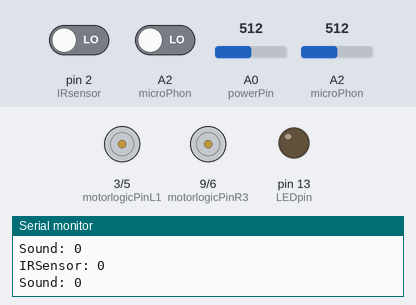
Simulated run of this sketch. Board: Arduino Uno, built with avr-gcc and run on an emulated ATmega328P. Shown: motor-driver pin pairs drawn as motors (green arrow = first pin HIGH = forward, orange = second pin HIGH = backward, longer = more drive), output pins drawn as LEDs (lit = HIGH), the last lines printed to the serial monitor. The test bench sets the inputs (shaded band); at power-on: A0 (powerPin) = 512, pin 2 (IRsensor) LOW, A2 (microPhon) LOW, A2 (microPhon) = 512.

Above: at 1.8 s.
1.9 s: A0 (powerPin) set to 995
3.4 s: A0 (powerPin) set to 1010
At 4.5 s:
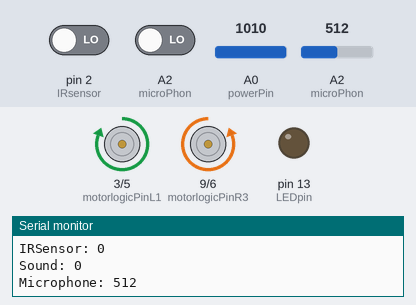
5.0 s: pin 2 (IRsensor) driven HIGH
At 6.5 s:
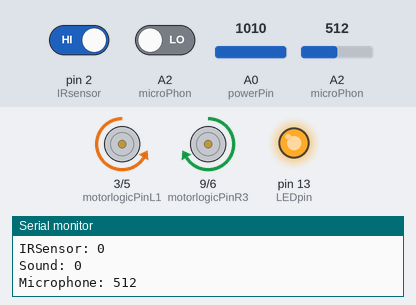
11.2 s: pin 2 (IRsensor) driven LOW
At 12.1 s:
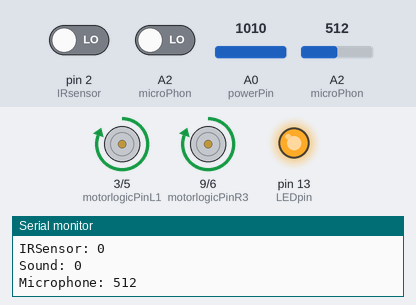
12.7 s: pin 2 (IRsensor) driven HIGH
At 15.67 s:
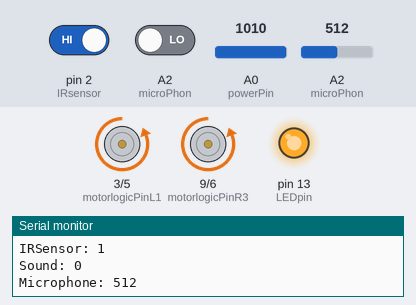
Timing chart, 0 to 15.9 s (numbered marks = the images above; inputs shaded):
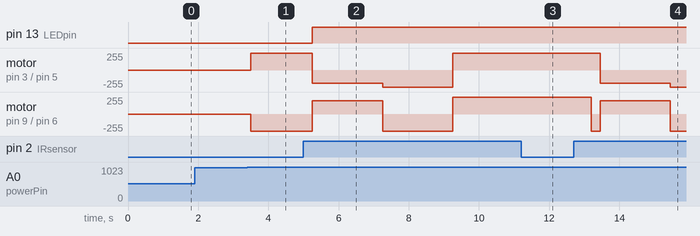

The sketch:

Arduino_WalkerBot_code.ino
```cpp
//Theo Jansen Mecha Walker BrainCode
//Author: Farhan Nur Shabab
//Date started: March 7th 2014

//--------------------------------------------------------------


// Define pin inputs and outputs

// Kill switch
int powerPin = A0;

//Microphone
int microPhon = A2;
int soundlb = 948;
int soundub = 954;
int soundTolerance = 6;

//LED
int LEDpin = 13;

// Motor logic pins for Left Motor
int motorlogicPinL1 = 3; //connect to L293 pin 1A
int motorlogicPinL2 = 5; //connect to L293 pin 2A

// Motor logic pins for Right Motor
int motorlogicPinR4 = 6; // 4A
int motorlogicPinR3 = 9; // 3A

// Motor Speed Variable
// Forward: Lf > 0, Lb = 0
//          Rf = 0, Rb > 0
volatile int LforwardVel = 255; // Move forward when started
volatile int LbackwardVel = 0;

volatile int RforwardVel = 0; // Move forward when started
volatile int RbackwardVel = 255;

// Sensor Pins
int IRsensor = 2;

// Sensor Pin Outputs

void setup() {

 // Power
 pinMode (powerPin, INPUT);

 //LED
 pinMode(LEDpin, OUTPUT);

 // IR Sensors
 pinMode (IRsensor, INPUT); //Ahead sensor output

 // Set pins as input or output
 pinMode(motorlogicPinL1, OUTPUT);
 pinMode(motorlogicPinL2, OUTPUT);

 pinMode(motorlogicPinR4, OUTPUT);
 pinMode(motorlogicPinR3, OUTPUT);

 // attachInterrupts, used for obstacle avoidance
 attachInterrupt(0,read_AheadSensor,CHANGE); //Front Sensor, Pin 2

//Use serial monitor for debugging in IDE; this code is optional
 Serial.begin (9600);

}


void loop() {

 //----------------------Monitor Sensor Function-------------------------

 Serial.print ("IRSensor: ");
 int AheadSense = digitalRead(IRsensor);
 Serial.println (AheadSense); //print the sensor output
 delay (250); //wait half a second

 Serial.print ("Sound: ");
 Serial.println (digitalRead(microPhon)); //print the sensor output
 delay (250); //wait half a second


 //----------------------------------------------------------------------

 int powerVal = analogRead(powerPin);

 //if power is switch is turned on
 if (powerVal >= 1010)
 {

 // Walk straight

 // Control speed of L motor with analogWrite
 analogWrite(motorlogicPinL1, LforwardVel);
 analogWrite(motorlogicPinL2, LbackwardVel);

 // Control speed of R motor with analogWrite
 analogWrite(motorlogicPinR3, RforwardVel);
 analogWrite(motorlogicPinR4, RbackwardVel);


 Serial.print ("Microphone: ");
 int sound = analogRead(microPhon);
 Serial.println (sound); //print the sensor output
 delay (250); //wait half a second

 // IR sensor detects no obstacle
 if (digitalRead(IRsensor)==1)
 {


 // if sound received by microphone is within a set threshold
 if ((analogRead(microPhon)<= soundlb-soundTolerance) ||(analogRead(microPhon)>= soundub+soundTolerance))

 // execute a preset list of movements
 {
   digitalWrite(LEDpin, HIGH);

   analogWrite(motorlogicPinL1, 0);
   analogWrite(motorlogicPinL2, 200);

   analogWrite(motorlogicPinR3, 200);
   analogWrite(motorlogicPinR4, 0);

   delay(2000);

   analogWrite(motorlogicPinL1, 0);
   analogWrite(motorlogicPinL2, 255);

   analogWrite(motorlogicPinR3, 0);
   analogWrite(motorlogicPinR4, 255);

   delay(2000);

   analogWrite(motorlogicPinL1, 255);
   analogWrite(motorlogicPinL2, 0);

   analogWrite(motorlogicPinR3, 255);
   analogWrite(motorlogicPinR4, 0);

   delay(2000);

 }

 }

 if (powerVal < 1010)
 {
   // Control speed of L motor with analogWrite
 analogWrite(motorlogicPinL1, 0);
 analogWrite(motorlogicPinL2, 0);

 // Control speed of R motor with analogWrite
 analogWrite(motorlogicPinR3, 0);
 analogWrite(motorlogicPinR4, 0);

 }
}
}


void read_AheadSensor()
{
  if (digitalRead(IRsensor)==0) {

    if (analogRead(powerPin) >= 1010) {

      while (digitalRead(IRsensor)==0)
      {
        // Turn right
        // Motor Speed Variable
        // Forward: Lf > 0, Lb = 0
        //          Rf = 0, Rb > 0
        analogWrite(motorlogicPinL1, LforwardVel);
        analogWrite(motorlogicPinL2, LbackwardVel);
        analogWrite(motorlogicPinR3, 255);
        analogWrite(motorlogicPinR4, 0);
      }
    }
  }
}
```

Measured:
- the behaviour switches between 1009 and 1010 on A0 (powerPin) (found by bisection; images 0 and 1)
- after the input at 3.4 s, motor on pin 3 (motorlogicPinL1) / pin 5 (motorlogicPinL2): stopped → forward 255/255 after 0.10 s; motor on pin 9 (motorlogicPinR3) / pin 6 (motorlogicPinR4): stopped → backward 255/255 after 0.10 s
- after the input at 5.0 s, pin 13 (LEDpin): LOW → HIGH after 0.26 s; motor on pin 3 (motorlogicPinL1) / pin 5 (motorlogicPinL2): forward 255/255 → backward 200/255 after 0.26 s, → backward 255/255 2.0 s later, → forward 255/255 2.0 s later
- after the input at 11.2 s, motor on pin 3 (motorlogicPinL1) / pin 5 (motorlogicPinL2): stays forward 255/255 (without the input it goes to backward 200/255 after 0.81 s); motor on pin 9 (motorlogicPinR3) / pin 6 (motorlogicPinR4): stays forward 255/255 (without the input it goes to backward 255/255 after 0.56 s)
- after the input at 12.7 s, motor on pin 3 (motorlogicPinL1) / pin 5 (motorlogicPinL2): forward 255/255 → backward 200/255 after 0.75 s, → backward 255/255 2.0 s later; motor on pin 9 (motorlogicPinR3) / pin 6 (motorlogicPinR4): forward 255/255 → backward 255/255 after 0.50 s, → forward 200/255 0.25 s later, → backward 255/255 2.0 s later
